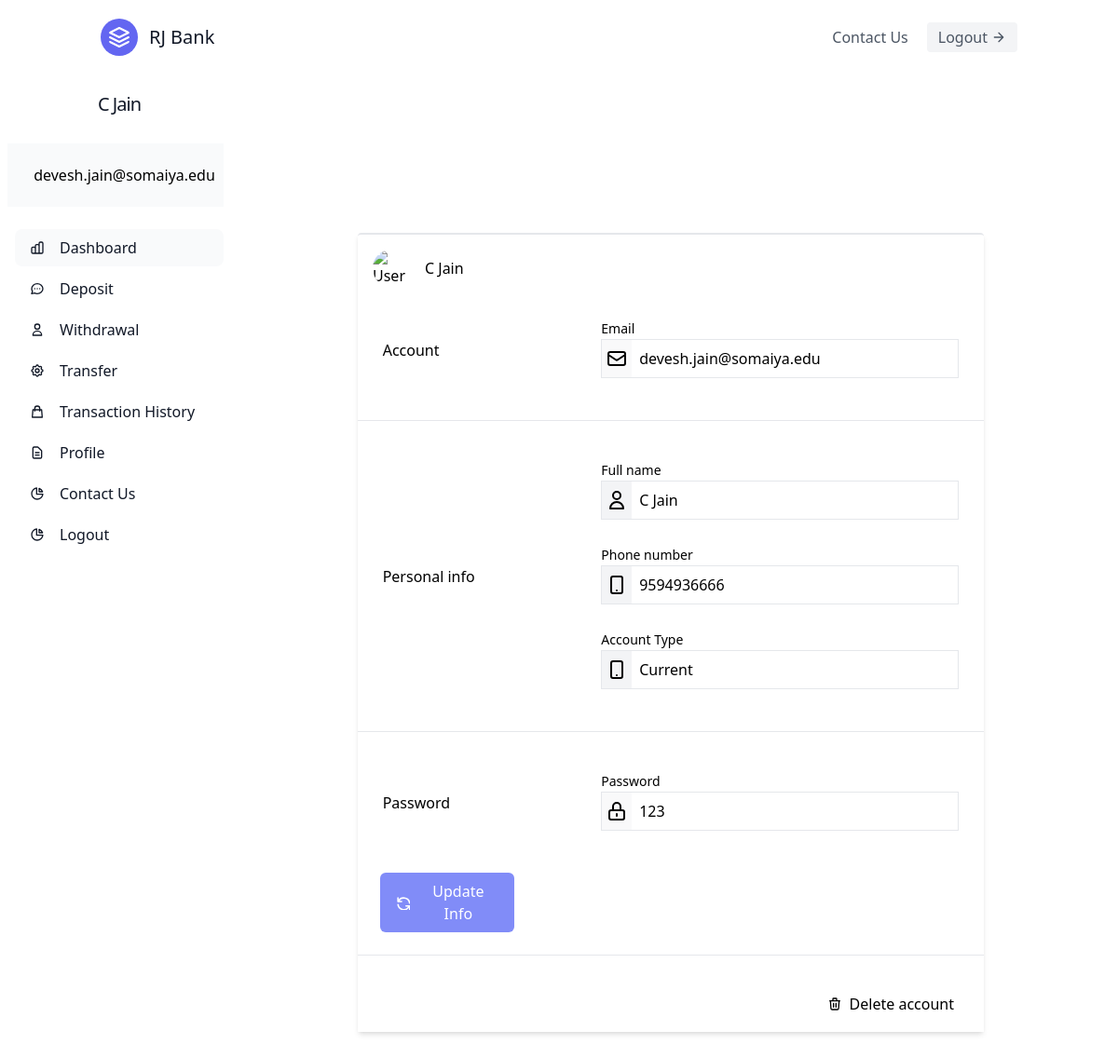
The page /profile.php (signed in) on the database its author committed.
### tables this page shows
CREATE TABLE `user_db` (
  `ID` int(11) NOT NULL,
  `Name` varchar(50) NOT NULL,
  `Email` varchar(50) NOT NULL,
  `Phone` varchar(50) NOT NULL,
  `Password` varchar(50) NOT NULL,
  `Type` varchar(50) NOT NULL,
  `Time` datetime NOT NULL DEFAULT current_timestamp()
);

### profile.php (the view, shortened to what this page needs)
<?php
@include 'config.php';
?>
 <!DOCTYPE html>
 <html>
 <head>
    <link src="bootstrap.min.css" type="stylesheet">
 </head>
 <body>
 <?php include('master.php') ?>
<section class="py-40 bg-white-100  bg-opacity-50 h-screen">
    <form action="" method="post">
      <div class="mx-auto container max-w-2xl md:w-3/4 shadow-md">
        <div class="bg-gray-100 p-4 border-t-2 bg-opacity-5 border-black-400 rounded-t">
          <div class="max-w-sm mx-auto md:w-full md:mx-0">
            <div class="inline-flex items-center space-x-4">
              <img
                class="w-10 h-10 object-cover rounded-full"
                alt="User avatar"
                src="https://avatars3.githubusercontent.com/u/72724639?s=400&u=964a4803693899ad66a9229db55953a3dbaad5c6&v=4"
              />
              <h1 class="text-black-600"><?php echo $Name ?></h1>
            </div>
          </div>
        </div>
        <div class="bg-white space-y-6">
          <div class="md:inline-flex space-y-4 md:space-y-0 w-full p-4 text-black-500 items-center">
            <h2 class="md:w-1/3 max-w-sm mx-auto">Account</h2>
            <div class="md:w-2/3 max-w-sm mx-auto">
              <label class="text-sm text-black-400">Email</label>
              <div class="w-full inline-flex border">
                <div class="pt-2 w-1/12 bg-gray-100 bg-opacity-50">
                  <svg
                    fill="none"
                    class="w-6 text-black-400 mx-auto"
                    viewBox="0 0 24 24"
                    stroke="currentColor"
                  >
                    <path
                      stroke-linecap="round"
                      stroke-linejoin="round"
                      stroke-width="2"
                      d="M3 8l7.89 5.26a2 2 0 002.22 0L21 8M5 19h14a2 2 0 002-2V7a2 2 0 00-2-2H5a2 2 0 00-2 2v10a2 2 0 002 2z"
                    />
                  </svg>
                </div>
                <input
                name="email"
                  type="email"
                  class="w-11/12 focus:outline-none focus:text-black-600 p-2"
                  placeholder="email@example.com"
                  value="<?php echo $Email ?>"
                />
              </div>
            </div>
          </div>
          <hr />
          <div class="md:inline-flex  space-y-4 md:space-y-0  w-full p-4 text-black-500 items-center">
            <h2 class="md:w-1/3 mx-auto max-w-sm">Personal info</h2>
            <div class="md:w-2/3 mx-auto max-w-sm space-y-5">
              <div>
                <label class="text-sm text-black-400">Full name</label>
                <div class="w-full inline-flex border">
                  <div class="w-1/12 pt-2 bg-gray-100">
                    <svg
                      fill="none"
                      class="w-6 text-black-400 mx-auto"
                      viewBox="0 0 24 24"
                      stroke="currentColor"
                    >
                      <path
                        stroke-linecap="round"
                        stroke-linejoin="round"
                        stroke-width="2"
                        d="M16 7a4 4 0 11-8 0 4 4 0 018 0zM12 14a7 7 0 00-7 7h14a7 7 0 00-7-7z"
                      />
                    </svg>
                  </div>
                  <input
                  name="name"
                    type="text"
                    class="w-11/12 focus:outline-none focus:text-black-600 p-2"
                    placeholder="Charly Olivas"
                    value="<?php echo $Name ?>"
                  />
                </div>
              </div>
              <div>
                <label class="text-sm text-black-400">Phone number</label>
                <div class="w-full inline-flex border">
                  <div class="pt-2 w-1/12 bg-gray-100">
                    <svg
                      fill="none"
                      class="w-6 text-black-400 mx-auto"
                      viewBox="0 0 24 24"
                      stroke="currentColor"
                    >
                      <path
                        stroke-linecap="round"
                        stroke-linejoin="round"
                        stroke-width="2"
                        d="M12 18h.01M8 21h8a2 2 0 002-2V5a2 2 0 00-2-2H8a2 2 0 00-2 2v14a2 2 0 002 2z"
                      />
                    </svg>
                  </div>
                  <input
                  name="phone"
                    type="number"
                    class="w-11/12 focus:outline-none focus:text-black-600 p-2"
                    placeholder="12341234"
                    value="<?php echo $Phone ?>"
                  />
                </div>
              </div>
              <div>
                <label class="text-sm text-black-400">Account Type</label>
                <div class="w-full inline-flex border">
                  <div class="pt-2 w-1/12 bg-gray-100">
                    <svg
                      fill="none"
                      class="w-6 text-black-400 mx-auto"
                      viewBox="0 0 24 24"
                      stroke="currentColor"
                    >
                      <path
                        stroke-linecap="round"
                        stroke-linejoin="round"
                        stroke-width="2"
                        d="M12 18h.01M8 21h8a2 2 0 002-2V5a2 2 0 00-2-2H8a2 2 0 00-2 2v14a2 2 0 002 2z"
                      />
                    </svg>
                  </div>
                  <input
                  name="user_type"
                    type="text"
                    class="w-11/12 focus:outline-none focus:text-black-600 p-2"
                    placeholder="12341234"
                    value="<?php echo $user_type ?>"
                  />
                </div>
              </div>
            </div>
          </div>
          <hr />
            <div class="bg-white space-y-6">
          <div class="md:inline-flex space-y-4 md:space-y-0 w-full p-4 text-black-500 items-center">
            <h2 class="md:w-1/3 max-w-sm mx-auto">Password</h2>
            <div class="md:w-2/3 max-w-sm mx-auto">
              <label class="text-sm text-black-400">Password</label>
              <div class="w-full inline-flex border">
                <div class="pt-2 w-1/12 bg-gray-100 bg-opacity-50">
                  <svg
                    fill="none"
                    class="w-6 text-black-400 mx-auto"
                    viewBox="0 0 24 24"
                    stroke="currentColor"
                  >
                    <path
                      stroke-linecap="round"
                      stroke-linejoin="round"
                      stroke-width="2"
                      d="M12 15v2m-6 4h12a2 2 0 002-2v-6a2 2 0 00-2-2H6a2 2 0 00-2 2v6a2 2 0 002 2zm10-10V7a4 4 0 00-8 0v4h8z"
                    />
                  </svg>
                </div>
                <input
                name="password"
                  type="text"
                  class="w-11/12 focus:outline-none focus:text-black-600 p-2"
                  placeholder="email@example.com"
                  value="<?php echo $Password?>"
                />
              </div>
            </div>
          </div>
                    <div class="md:w-3/12 text-center md:pl-6 item-center">
              <button name='btn-send' class="text-white w-full mx-auto max-w-sm rounded-md text-center bg-indigo-400 py-2 px-4 inline-flex items-center focus:outline-none md:float-center">
                <svg
                  fill="none"
                  class="w-4 text-white mr-2"
                  viewBox="0 0 20 20"
                  stroke="currentColor"
                >
                  <path
                    stroke-linecap="round"
                    stroke-linejoin="round"
                    stroke-width="2"
                    d="M4 4v5h.582m15.356 2A8.001 8.001 0 004.582 9m0 0H9m11 11v-5h-.581m0 0a8.003 8.003 0 01-15.357-2m15.357 2H15"
                  />
                </svg>
                Update Info
              </button>
            </div>
          <hr />
          <div class="w-full p-4 text-right text-black-500">
            <button class="inline-flex items-center focus:outline-none mr-4">
              <svg
                fill="none"
                class="w-4 mr-2"
                viewBox="0 0 24 24"
                stroke="currentColor"
              >
                <path
                  stroke-linecap="round"
                  stroke-linejoin="round"
                  stroke-width="2"
                  d="M19 7l-.867 12.142A2 2 0 0116.138 21H7.862a2 2 0 01-1.995-1.858L5 7m5 4v6m4-6v6m1-10V4a1 1 0 00-1-1h-4a1 1 0 00-1 1v3M4 7h16"
                />
              </svg>
              Delete account
            </button>
          </div>
        </div>
      </div>
  </form>
    </section>
</body>
</html>

### master.php (shortened to what this page needs)
<?php
include('config.php');
$ID=$_SESSION['ID'];
$sql="SELECT * from user_db where ID='$ID'";
$result=mysqli_query($conn,$sql);
$present=mysqli_num_rows($result);
$row=mysqli_fetch_array($result);
if($present>0){
$Name=$row['Name'];
$Email=$row['Email'];
$Phone=$row['Phone'];
$Password=$row['Password'];
 $user_type = $row['Type'];
}
?>
<!DOCTYPE html>
<html>
<head>
	<script src="https://cdn.tailwindcss.com"></script>
</head>
<body>
<div class="panel">
	<div class="head">
		<header class="text-gray-600 body-font">
  <div class="container mx-auto flex flex-wrap p-5 flex-col md:flex-row items-center">
    <a class="flex title-font font-medium items-center text-gray-900 mb-4 md:mb-0">
      <svg xmlns="http://www.w3.org/2000/svg" fill="none" stroke="currentColor" stroke-linecap="round" stroke-linejoin="round" stroke-width="2" class="w-10 h-10 text-white p-2 bg-indigo-500 rounded-full" viewBox="0 0 24 24">
        <path d="M12 2L2 7l10 5 10-5-10-5zM2 17l10 5 10-5M2 12l10 5 10-5"></path>
      </svg>
      <span class="ml-3 text-xl">RJ Bank</span>
    </a>
    <nav class="md:ml-auto flex flex-wrap items-center text-base justify-center">
      <a class="mr-5 hover:text-gray-900" href="contact.php">Contact Us</a>
    </nav>
    <a href="logout.php">
    <button class="inline-flex items-center bg-gray-100 border-0 py-1 px-3 focus:outline-none hover:bg-gray-200 rounded text-base mt-4 md:mt-0">Logout
      <svg fill="none" stroke="currentColor" stroke-linecap="round" stroke-linejoin="round" stroke-width="2" class="w-4 h-4 ml-1" viewBox="0 0 24 24">
        <path d="M5 12h14M12 5l7 7-7 7"></path>
      </svg>
    </button></a>
  </div>
</header>
	</div>
<div class="side">
	<div class="flex overflow-hidden bg-white rounded-lg">
    <div class="hidden md:flex md:flex-shrink-0">
        <div class="flex flex-col w-64">
                <div class="flex flex-col items-center flex-shrink-0 px-2">
                    <a href="#" class="px-8 text-left focus:outline-none">
                        <h2 class="block p-2 text-xl font-medium tracking-tighter text-gray-900 transition duration-500 ease-in-out transform cursor-pointer hover:text-gray-900"><?php echo $Name ?></h2>
                    </a>
                                <div class="flex flex-col flex-grow pt-5 overflow-y-auto bg-white border-r border-gray-50">
                <div class="flex flex-col items-center flex-shrink-0 px-2">
                <div class="flex flex-shrink-0 p-4 px-4 bg-gray-50">
                    <a href="#" class="flex-shrink-0 block w-full group">
                        <div class="flex items-center">
                            <div class="ml-3">
                                <p class="text-sm font-medium text-gray-900"><h2><?php echo $Email ?></h2></p>
                            </div>
                        </div>
                    </a>
                </div>
            </div>
        </div>
                </div>
                <div class="flex flex-col flex-grow px-4 mt-5">
                    <nav class="flex-1 space-y-1 bg-white">
                        <ul>
                            <li>
                                <a class="inline-flex items-center w-full px-4 py-2 mt-1 text-base text-gray-900 transition duration-500 ease-in-out transform rounded-lg bg-gray-50 focus:shadow-outline" white="" 70="" href="Dashboard.php">
                                    <span class="ml-4">Dashboard</span>
                                </a>
                            </li>
                            <li>
                                <a class="inline-flex items-center w-full px-4 py-2 mt-1 text-base text-gray-900 transition duration-500 ease-in-out transform rounded-lg focus:shadow-outline hover:bg-gray-50" href="Deposit.php">
                                    <span class="ml-4">Deposit</span>
                                </a>
                            </li>
                            <li>
                                <a class="inline-flex items-center w-full px-4 py-2 mt-1 text-base text-gray-900 transition duration-500 ease-in-out transform rounded-lg focus:shadow-outline hover:bg-gray-50" href="Withdrawal.php">
                                    <svg xmlns="http://www.w3.org/2000/svg" class="w-4 h-4" fill="none" viewBox="0 0 24 24" stroke="currentColor">
                                        <path stroke-linecap="round" stroke-linejoin="round" stroke-width="2" d="M16 7a4 4 0 11-8 0 4 4 0 018 0zM12 14a7 7 0 00-7 7h14a7 7 0 00-7-7z"></path>
                                    </svg>
                                    <span class="ml-4">Withdrawal</span>
                                </a>
                            </li>
                            <li>
                                <a class="inline-flex items-center w-full px-4 py-2 mt-1 text-base text-gray-900 transition duration-500 ease-in-out transform rounded-lg focus:shadow-outline hover:bg-gray-50" href="Transfer.php">
                                    <span class="ml-4">Transfer</span></a>
                            </li>
                            <li>
                                <a class="inline-flex items-center w-full px-4 py-2 mt-1 text-base text-gray-900 transition duration-500 ease-in-out transform rounded-lg focus:shadow-outline hover:bg-gray-50" white="" 70="" href="Transaction.php">
                                    <svg xmlns="http://www.w3.org/2000/svg" class="w-4 h-4" fill="none" viewBox="0 0 24 24" stroke="currentColor">
                                        <path stroke-linecap="round" stroke-linejoin="round" stroke-width="2" d="M16 11V7a4 4 0 00-8 0v4M5 9h14l1 12H4L5 9z"></path>
                                    </svg>
                                    <span class="ml-4">Transaction History</span>
                                </a>
                            </li>
                            <li>
                                <a class="inline-flex items-center w-full px-4 py-2 mt-1 text-base text-gray-900 transition duration-500 ease-in-out transform rounded-lg focus:shadow-outline hover:bg-gray-50" white="" 70="" href="profile.php">
                                    <svg xmlns="http://www.w3.org/2000/svg" class="w-4 h-4" fill="none" viewBox="0 0 24 24" stroke="currentColor">
                                        <path stroke-linecap="round" stroke-linejoin="round" stroke-width="2" d="M9 12h6m-6 4h6m2 5H7a2 2 0 01-2-2V5a2 2 0 012-2h5.586a1 1 0 01.707.293l5.414 5.414a1 1 0 01.293.707V19a2 2 0 01-2 2z"></path>
                                    </svg>
                                    <span class="ml-4"> Profile</span>
                                </a>
                            </li>
                            <li>
                                <a class="inline-flex items-center w-full px-4 py-2 mt-1 text-base text-gray-900 transition duration-500 ease-in-out transform rounded-lg focus:shadow-outline hover:bg-gray-50" white="" 70="" href="contact.php">
                                    <span class="ml-4"> Contact Us</span>
                                </a>
                            </li>
                            <li>
                                <a class="inline-flex items-center w-full px-4 py-2 mt-1 text-base text-gray-900 transition duration-500 ease-in-out transform rounded-lg focus:shadow-outline hover:bg-gray-50" white="" 70="" href="Logout.php">
                                    <span class="ml-4"> Logout</span>
                                </a>
                            </li>
                        </ul>
                    </nav>
                </div>
        </div>
    </div>
</div>
</div>
<div class="cont">

### rows shown on the page
user_db: Name "C Jain", Email "devesh.jain@somaiya.edu", email "devesh.jain@somaiya.edu", name "C Jain", phone "9594936666", user_type "Current", password "123"
